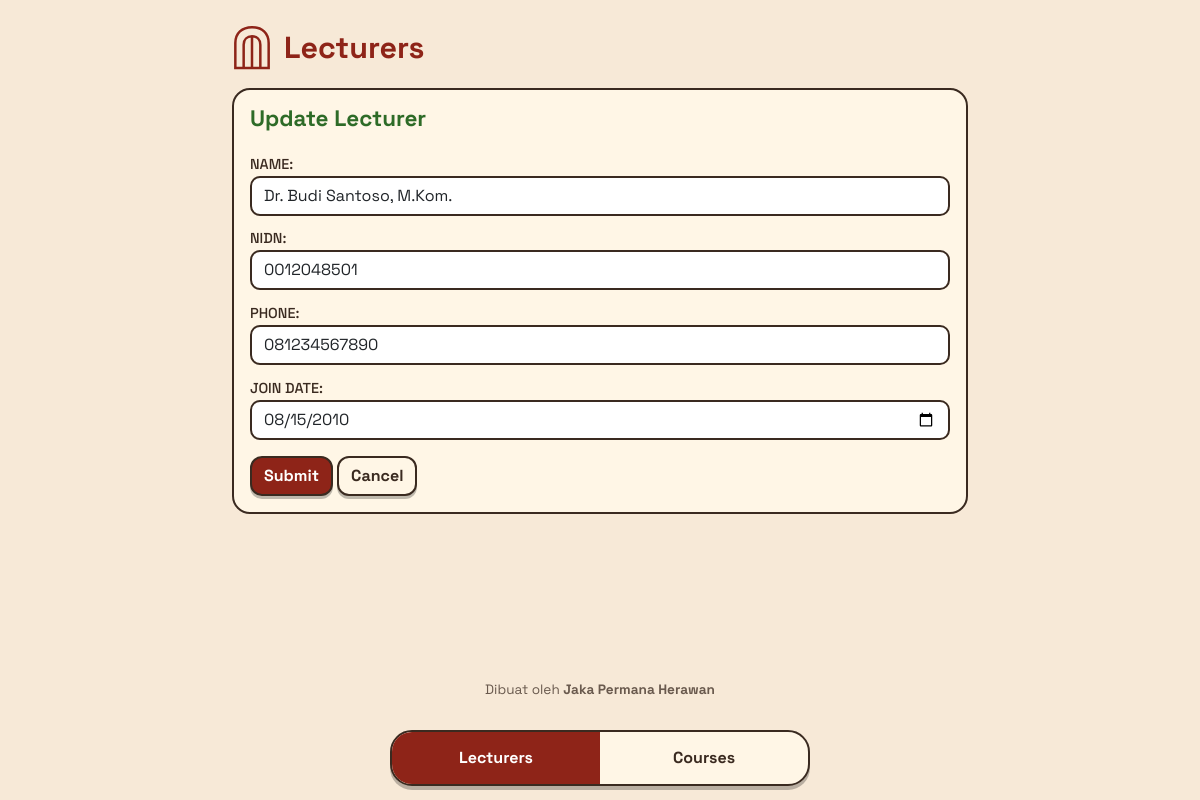
Page /Project/index.php?page=lecturers&action=edit&id=1 on the committed database.
### tables this page shows
CREATE TABLE lecturers (  
  id INT AUTO_INCREMENT PRIMARY KEY,  
  name VARCHAR(100) NOT NULL,  
  nidn VARCHAR(20) NOT NULL,  
  phone VARCHAR(20) NOT NULL,  
  join_date DATE NOT NULL  
);

### Project/controllers/LecturerController.php (called while the page is built, shortened)
<?php
class LecturerController {
    private $model;
    function __construct($conn) {
        $this->model = new Lecturer($conn);
    }
    function edit() {
        $lecturer = $this->model->find($_GET['id'] ?? 0);
        $title = 'Update Lecturer';
        include "views/lecturers/form.php";
    }
}

### Project/index.php (called while the page is built, shortened)
<?php
include "connection.php";
include "models/Lecturer.php";
include "controllers/LecturerController.php";
include "controllers/CourseController.php";
function e($s) {
    return htmlspecialchars((string) $s, ENT_QUOTES, 'UTF-8');
}
$action = $_GET['action'] ?? 'index';
$controller = new $controllers[$page]($conn);
$controller->$action();

### Project/models/Lecturer.php (called while the page is built, shortened)
<?php
class Lecturer {
    private $conn;
    function __construct($conn) {
        $this->conn = $conn;
    }
    function find($id) {
        $s = $this->conn->prepare("SELECT * FROM lecturers WHERE id=?");
        $s->bind_param('i', $id);
        $s->execute();
        return $s->get_result()->fetch_assoc();
    }
}

### Project/views/lecturers/form.php (the view, shortened to what this page needs)
<?php include "views/layout/header.php"; ?>
<form method="post" class="panel p-3 my-3">
  <h2 class="form-title"><?= e($title) ?></h2>
  <label>NAME:</label>
  <input type="text" name="name" value="<?= e($lecturer['name']) ?>" class="form-control" required>
  <label>NIDN:</label>
  <input type="text" name="nidn" value="<?= e($lecturer['nidn']) ?>" class="form-control" required>
  <label>PHONE:</label>
  <input type="text" name="phone" value="<?= e($lecturer['phone']) ?>" class="form-control" required>
  <label>JOIN DATE:</label>
  <input type="date" name="join_date" value="<?= e($lecturer['join_date']) ?>" class="form-control" required>
  <div class="mt-3">
    <button class="btn btn-red" type="submit" name="submit">Submit</button>
    <a class="btn btn-cream" href="index.php?page=lecturers">Cancel</a>
  </div>
</form>
<?php include "views/layout/footer.php"; ?>

### Project/assets/style.css (style rules this page uses)
:root { --bg: #F7E9D7; --red: #8E2418; --green: #2E6B27; --cream: #FFF6E6; --ink: #3A2A20; }
body { background: var(--bg); color: var(--ink); font-family: 'Space Grotesk', system-ui, sans-serif; display: flex; flex-direction: column; min-height: 100vh; padding-bottom: 100px; }
.panel { background: var(--cream); border: 2px solid var(--ink); border-radius: 18px; overflow: hidden; }
.form-title { color: var(--green); font-size: 1.4rem; font-weight: 700; }
label { margin-top: .8rem; font-weight: 500; font-size: .9rem; }
.form-control, .form-select { border: 2px solid var(--ink); border-radius: 10px; }
.btn-red, .btn-cream { font-weight: 700; border: 2px solid var(--ink); border-radius: 12px; box-shadow: 0 3px 0 rgba(0, 0, 0, .25); }
.btn-red { background: var(--red); color: #fff; }
.btn-cream { background: var(--cream); color: var(--ink); }

### rows in the picture
lecturers: name "Dr. Budi Santoso, M.Kom.", nidn "0012048501", phone "081234567890", join_date "08/15/2010"

### other values in the picture
$title "Update Lecturer"
